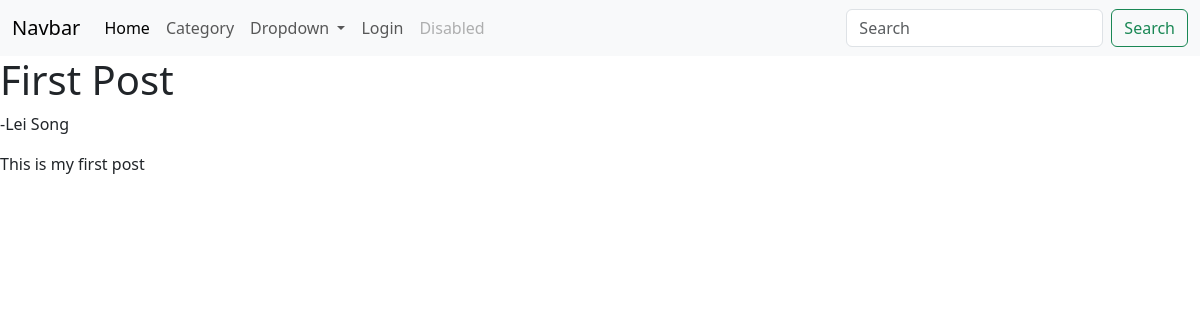
The app's page /post/1, older data.
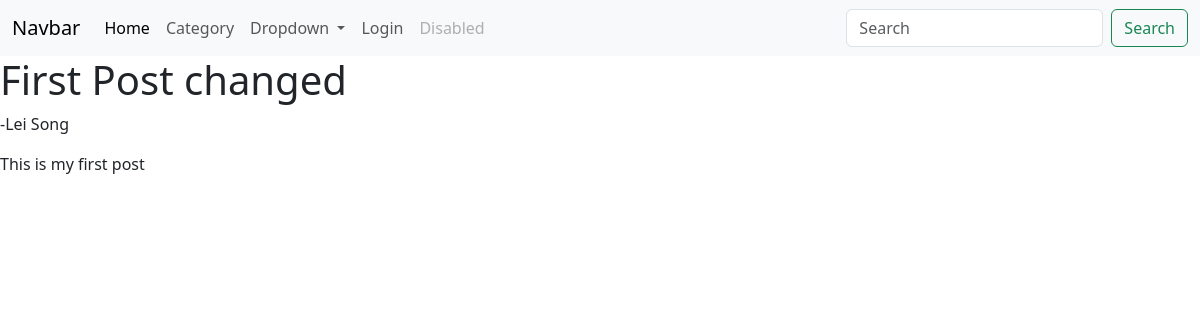
The same page, newer data.
### blog/models.py (models this page shows, shortened)
class Post(models.Model):
    author = models.ForeignKey(User, null=True, blank=True, on_delete=models.CASCADE)
    body = models.TextField()
    category = models.ForeignKey(Category, on_delete=models.SET_NULL, null=True)
    likes = models.ManyToManyField(User, blank=True, null=True, related_name="post_likes")
    post_image = models.ImageField(blank=True, null=True)
    title = models.CharField(max_length=255)

### blog/views.py (the view)
# urls.py: path("post/<int:pk>", PostDetailView.as_view(),
class PostDetailView(DetailView):
    template_name = "detail_post_view.html"
    model = Post

### blog/templates/detail_post_view.html (shortened to what this page needs)
{% extends 'base.html' %}
{% block content %}
    <h1>{{ post.title }}</h1>
    <p>-{{ post.author.first_name }} {{ post.author.last_name }}</p>
    <div>{{ post.body }}</div>
{% endblock %}

Row changes from the older to the newer data that the page shows:
changed Post "This is my first post": title "First Post" → "First Post changed"
